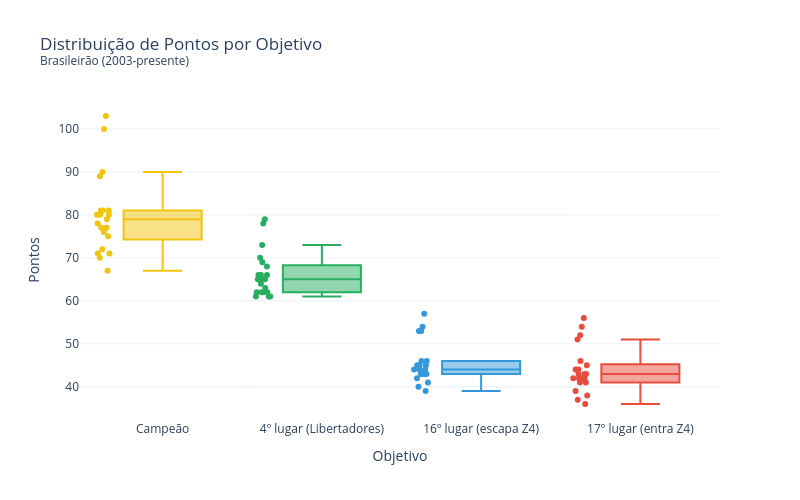

Write notebook code for a chart like this one.
### Code cell
# Box plot das distribuições
df_melt = df_pts.melt(id_vars="ano", value_vars=list(cores.keys()),
                       var_name="Objetivo", value_name="Pontos")

fig2 = px.box(df_melt, x="Objetivo", y="Pontos",
              color="Objetivo",
              color_discrete_map=cores,
              title="Distribuição de Pontos por Objetivo<br><sup>Brasileirão (2003-presente)</sup>",
              points="all")
fig2.update_layout(template="plotly_white", width=800, height=500, showlegend=False)

fig2.show()
fig2.write_html("../charts/pontuacao_box.html", include_plotlyjs="cdn")
print("Gráfico exportado: charts/pontuacao_box.html")

### Figure 1 — Plotly figure (JSON) as saved in the notebook; plotly's stock layout.template omitted (floating-point values rounded to 4 significant figures)
{"data": [{"alignmentgroup": "True", "boxpoints": "all", "hovertemplate": "Objetivo=%{x}<br>Pontos=%{y}<extra></extra>", "legendgroup": "Campeão", "marker": {"color": "#f1c40f"}, "name": "Campeão", "notched": false, "offsetgroup": "Campeão", "orientation": "v", "showlegend": true, "type": "box", "x": ["Campeão", "Campeão", "Campeão", "Campeão", "Campeão", "Campeão", "Campeão", "Campeão", "Campeão", "Campeão", "Campeão", "Campeão", "Campeão", "Campeão", "Campeão", "Campeão", "Campeão", "Campeão", "Campeão", "Campeão", "Campeão"], "x0": " ", "xaxis": "x", "y": [100, 89, 81, 78, 77, 75, 67, 71, 71, 77, 76, 80, 81, 80, 72, 80, 90, 103, 81, 70, 79], "y0": " ", "yaxis": "y"}, {"alignmentgroup": "True", "boxpoints": "all", "hovertemplate": "Objetivo=%{x}<br>Pontos=%{y}<extra></extra>", "legendgroup": "4º lugar (Libertadores)", "marker": {"color": "#27ae60"}, "name": "4º lugar (Libertadores)", "notched": false, "offsetgroup": "4º lugar (Libertadores)", "orientation": "v", "showlegend": true, "type": "box", "x": ["4º lugar (Libertadores)", "4º lugar (Libertadores)", "4º lugar (Libertadores)", "4º lugar (Libertadores)", "4º lugar (Libertadores)", "4º lugar (Libertadores)", "4º lugar (Libertadores)", "4º lugar (Libertadores)", "4º lugar (Libertadores)", "4º lugar (Libertadores)", "4º lugar (Libertadores)", "4º lugar (Libertadores)", "4º lugar (Libertadores)", "4º lugar (Libertadores)", "4º lugar (Libertadores)", "4º lugar (Libertadores)", "4º lugar (Libertadores)", "4º lugar (Libertadores)", "4º lugar (Libertadores)", "4º lugar (Libertadores)", "4º lugar (Libertadores)"], "x0": " ", "xaxis": "x", "y": [73, 79, 70, 64, 61, 65, 62, 63, 61, 66, 61, 69, 62, 62, 62, 66, 65, 78, 65, 66, 68], "y0": " ", "yaxis": "y"}, {"alignmentgroup": "True", "boxpoints": "all", "hovertemplate": "Objetivo=%{x}<br>Pontos=%{y}<extra></extra>", "legendgroup": "16º lugar (escapa Z4)", "marker": {"color": "#3498db"}, "name": "16º lugar (escapa Z4)", "notched": false, "offsetgroup": "16º lugar (escapa Z4)", "orientation": "v", "showlegend": true, "type": "box", "x": ["16º lugar (escapa Z4)", "16º lugar (escapa Z4)", "16º lugar (escapa Z4)", "16º lugar (escapa Z4)", "16º lugar (escapa Z4)", "16º lugar (escapa Z4)", "16º lugar (escapa Z4)", "16º lugar (escapa Z4)", "16º lugar (escapa Z4)", "16º lugar (escapa Z4)", "16º lugar (escapa Z4)", "16º lugar (escapa Z4)", "16º lugar (escapa Z4)", "16º lugar (escapa Z4)", "16º lugar (escapa Z4)", "16º lugar (escapa Z4)", "16º lugar (escapa Z4)", "16º lugar (escapa Z4)", "16º lugar (escapa Z4)", "16º lugar (escapa Z4)", "16º lugar (escapa Z4)"], "x0": " ", "xaxis": "x", "y": [57, 54, 53, 44, 45, 44, 46, 42, 43, 45, 46, 40, 43, 45, 43, 43, 39, 53, 41, 44, 44], "y0": " ", "yaxis": "y"}, {"alignmentgroup": "True", "boxpoints": "all", "hovertemplate": "Objetivo=%{x}<br>Pontos=%{y}<extra></extra>", "legendgroup": "17º lugar (entra Z4)", "marker": {"color": "#e74c3c"}, "name": "17º lugar (entra Z4)", "notched": false, "offsetgroup": "17º lugar (entra Z4)", "orientation": "v", "showlegend": true, "type": "box", "x": ["17º lugar (entra Z4)", "17º lugar (entra Z4)", "17º lugar (entra Z4)", "17º lugar (entra Z4)", "17º lugar (entra Z4)", "17º lugar (entra Z4)", "17º lugar (entra Z4)", "17º lugar (entra Z4)", "17º lugar (entra Z4)", "17º lugar (entra Z4)", "17º lugar (entra Z4)", "17º lugar (entra Z4)", "17º lugar (entra Z4)", "17º lugar (entra Z4)", "17º lugar (entra Z4)", "17º lugar (entra Z4)", "17º lugar (entra Z4)", "17º lugar (entra Z4)", "17º lugar (entra Z4)", "17º lugar (entra Z4)", "17º lugar (entra Z4)"], "x0": " ", "xaxis": "x", "y": [56, 54, 52, 39, 44, 44, 45, 42, 41, 41, 46, 38, 42, 43, 43, 42, 36, 51, 37, 43, 42], "y0": " ", "yaxis": "y"}], "layout": {"boxmode": "overlay", "height": 500, "legend": {"title": {"text": "Objetivo"}, "tracegroupgap": 0}, "showlegend": false, "title": {"text": "Distribuição de Pontos por Objetivo<br><sup>Brasileirão (2003-presente)</sup>"}, "width": 800, "xaxis": {"anchor": "y", "categoryarray": ["Campeão", "4º lugar (Libertadores)", "16º lugar (escapa Z4)", "17º lugar (entra Z4)"], "categoryorder": "array", "domain": [0.0, 1.0], "title": {"text": "Objetivo"}}, "yaxis": {"anchor": "x", "domain": [0.0, 1.0], "title": {"text": "Pontos"}}}}
